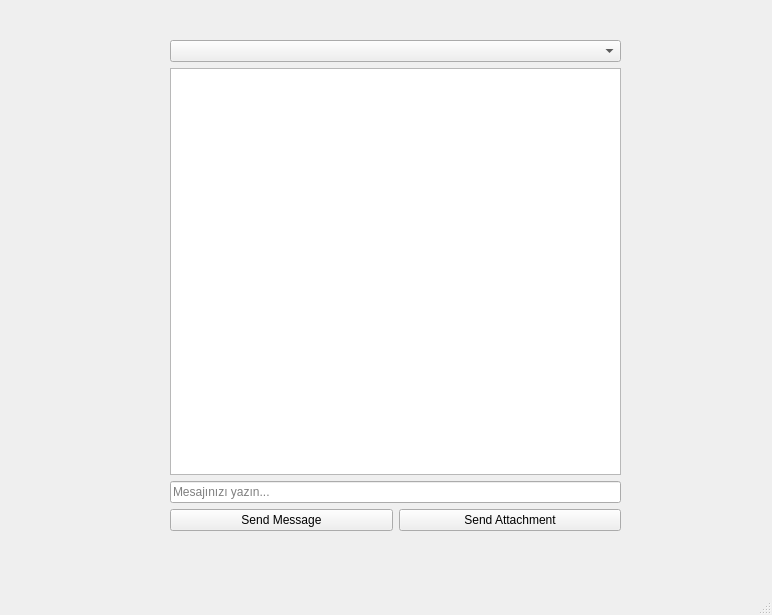
<?xml version="1.0" encoding="UTF-8"?>
<ui version="4.0">
 <class>MainWindow</class>
 <widget class="QMainWindow" name="MainWindow">
  <property name="geometry">
   <rect>
    <x>0</x>
    <y>0</y>
    <width>772</width>
    <height>615</height>
   </rect>
  </property>
  <property name="focusPolicy">
   <enum>Qt::FocusPolicy::StrongFocus</enum>
  </property>
  <property name="windowTitle">
   <string>Gonderici</string>
  </property>
  <widget class="QWidget" name="centralwidget">
   <widget class="QWidget" name="layoutWidget">
    <property name="geometry">
     <rect>
      <x>170</x>
      <y>40</y>
      <width>451</width>
      <height>491</height>
     </rect>
    </property>
    <layout class="QVBoxLayout" name="verticalLayout">
     <item>
      <widget class="QComboBox" name="comboBox_receiver"/>
     </item>
     <item>
      <widget class="QTextEdit" name="textEdit"/>
     </item>
     <item>
      <widget class="QLineEdit" name="lineEdit_message">
       <property name="cursor">
        <cursorShape>SizeFDiagCursor</cursorShape>
       </property>
       <property name="focusPolicy">
        <enum>Qt::FocusPolicy::StrongFocus</enum>
       </property>
       <property name="text">
        <string/>
       </property>
       <property name="placeholderText">
        <string>Mesajınızı yazın...</string>
       </property>
      </widget>
     </item>
     <item>
      <layout class="QHBoxLayout" name="horizontalLayout">
       <item>
        <widget class="QPushButton" name="pushButton_sendMessage">
         <property name="text">
          <string>Send Message</string>
         </property>
        </widget>
       </item>
       <item>
        <widget class="QPushButton" name="pushButton_sendAttachment">
         <property name="text">
          <string>Send Attachment</string>
         </property>
        </widget>
       </item>
      </layout>
     </item>
    </layout>
   </widget>
  </widget>
  <widget class="QMenuBar" name="menubar">
   <property name="geometry">
    <rect>
     <x>0</x>
     <y>0</y>
     <width>772</width>
     <height>22</height>
    </rect>
   </property>
  </widget>
  <widget class="QStatusBar" name="statusbar"/>
 </widget>
 <resources/>
 <connections/>
</ui>
